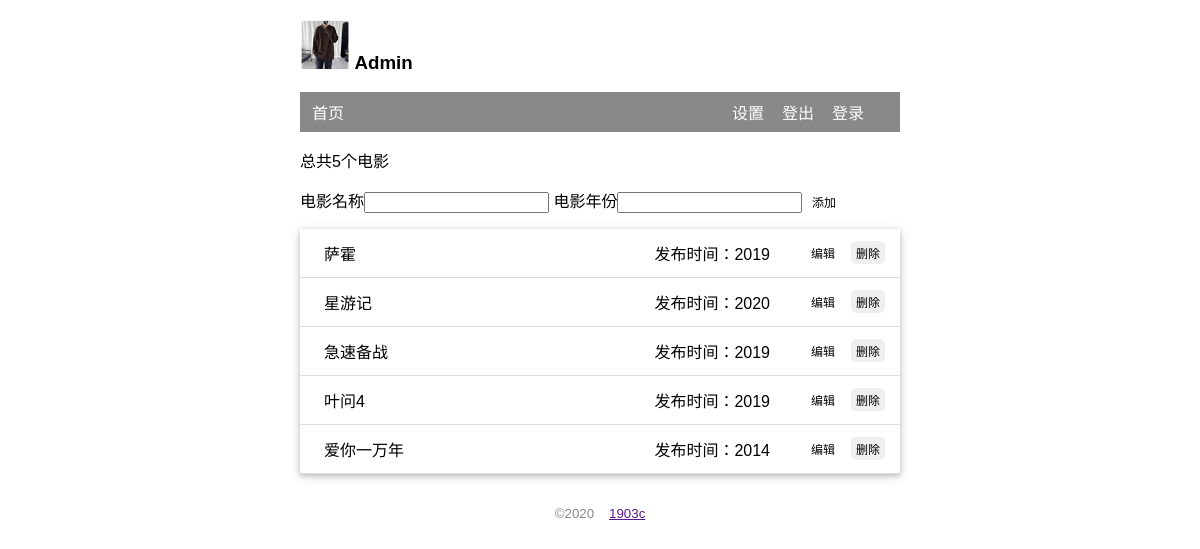
Page / (signed in) on the earlier database version.
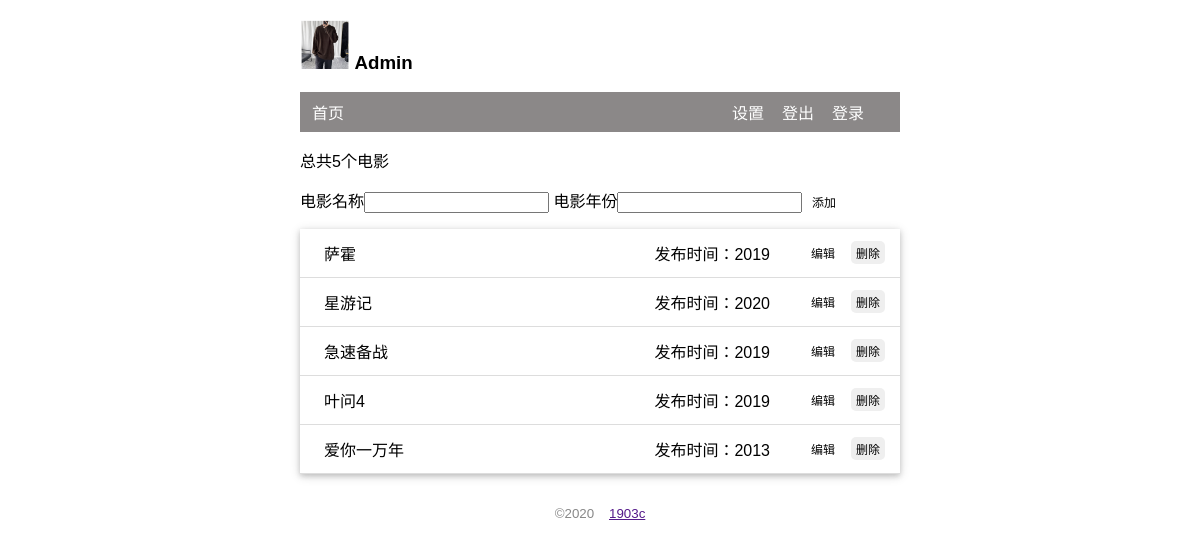
Same page on the later database version.
### watchlist/models.py (models this page shows)
class Movie(db.Model):
    id = db.Column(db.Integer,primary_key=True)
    title = db.Column(db.String(60))
    year = db.Column(db.String(30))

### watchlist/views.py (the view, shortened to what this page needs)
@app.route('/',methods=['GET','POST'])
def index():
    movies = Movie.query.all()
    return render_template('index.html',movies=movies)

### watchlist/__init__.py (called while the page is built)
@login_manager.user_loader
def load_user(user_id): # 创建用户加载回调函数，接受用户ID作为参数
    from watchlist.models import User
    user = User.query.get(int(user_id))
    return user

@app.context_processor
def common_user():
    from watchlist.models import User
    user = User.query.filter()  # 筛选出用户记录
    return dict(user=user)

### watchlist/templates/index.html (shortened to what this page needs)
{% extends 'base.html' %}
{% block content %}
<p>总共{{ movies|length }}个电影</p>
<form action="" method="post">
    {% if current_user.is_authenticated %}
    电影名称<input type="text" name="title" required autocomplete="off">
    电影年份<input type="text" name="year" required autocomplete="off">
    <input class="btn" type="submit" value="添加">
    {% endif %}
</form>
<ul class="movie_list">
    {% for movie in movies %}
        <li>
            <a href="http://v.baidu.com/v?word={{ movie.title }}&ct=301989888&rn=67&pn=0&db=0&s=0&fbl=800&ie=utf-8&oq={{ movie.title }}=3&rsp=0">
                {{ movie.title }}
            </a>
            <span class="sj">发布时间：{{ movie.year }}</span>
            {% if current_user.is_authenticated %}
            <span>
                <a class="btn1" href="{{ url_for('edit',movie_id=movie.id) }}">编辑</a>
            </span>
            <span class="float-right">
                <form action="{{ url_for('delete',movie_id=movie.id) }}" method="POST">
                    <input class="btn2" type="submit" name="delete" value="删除" onclick="return confirm('是否删除？')" >
                </form>
            </span>
            {% endif %}
        </li>
    {% endfor %}
</ul>
{% endblock %}

Differences in the rows shown:
changed Movie "爱你一万年": year "2014" → "2013"
